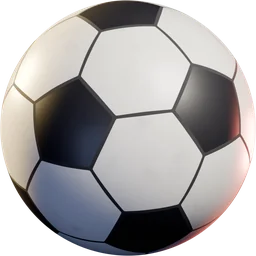
#> input picture assets/img/ball-256.webp, 256 x 256 px, given in place of ball-256.webp.jpg, which was not available
$ python -i cine.py   (imports and definitions only)
#> lines starting #> are read from the running program, lines starting #| are printed output that depends on the picture
"""Cinematic loops of the court key art for streetak.com: a 2.5D camera move.

Layers: the court (the player painted out), the player (rembg cut-out), dust in depth, a floodlight
sweep, bloom, grade, vignette and grain. The camera eases out and back (1 - cos), and the dust and
light are periodic, so every clip loops without a seam.

usage: python3 cine.py IMG_DIR OUT_DIR [court ...]
"""
import math
import subprocess
import sys

import cv2
import numpy as np
from PIL import Image
from rembg import new_session, remove

src, out = sys.argv[1], sys.argv[2]
courts = sys.argv[3:] or ['sayeda', 'riyadh', 'dubai', 'sand', 'roof', 'street', 'neon', 'space', 'turf']
W, H, FPS, SECS = 1280, 720, 30, 7
N = FPS * SECS
# [1 line that did not run here, left out]
# where the camera drifts (+1: towards the right of the frame) and the light colour, per court
LOOK = {
    'sayeda': (-1, (255, 214, 160)), 'riyadh': (1, (255, 190, 130)), 'dubai': (-1, (170, 200, 255)),
    'sand': (-1, (255, 210, 150)), 'roof': (-1, (255, 225, 190)), 'street': (-1, (255, 200, 140)),
    'neon': (-1, (255, 140, 220)), 'space': (-1, (190, 170, 255)), 'turf': (-1, (200, 225, 255)),
}


def layers(k):
#> called with k = '../../assets/img/ball-256.webp'
    pil = Image.open(f'{src}/load_{k}.jpg').convert('RGB')
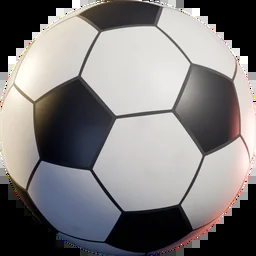
#> pil: PIL image 256x256 RGB; mean R, G, B 127.8, 125, 124.9
    img = np.array(pil)[..., ::-1].copy()
#> (the run stopped early here; a loop or call above may not have finished)

$ run again, on assets/img/ball-spin.webp
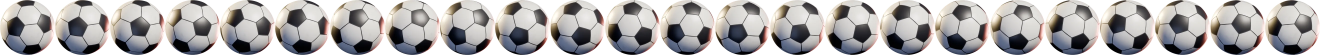
#> input picture assets/img/ball-spin.webp, 5280 x 220 px, given in place of ball-spin.webp.jpg, which was not available (shown at 1/4 size)
#> in layers, `pil = Image.open(f'{src}/load_{k}.jpg').convert('RGB')`:
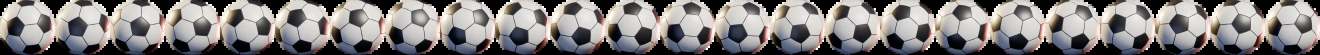
#> pil: PIL image 5280x220 RGB (shown at 1/4 size); mean R, G, B 131.2, 127.9, 127.6
